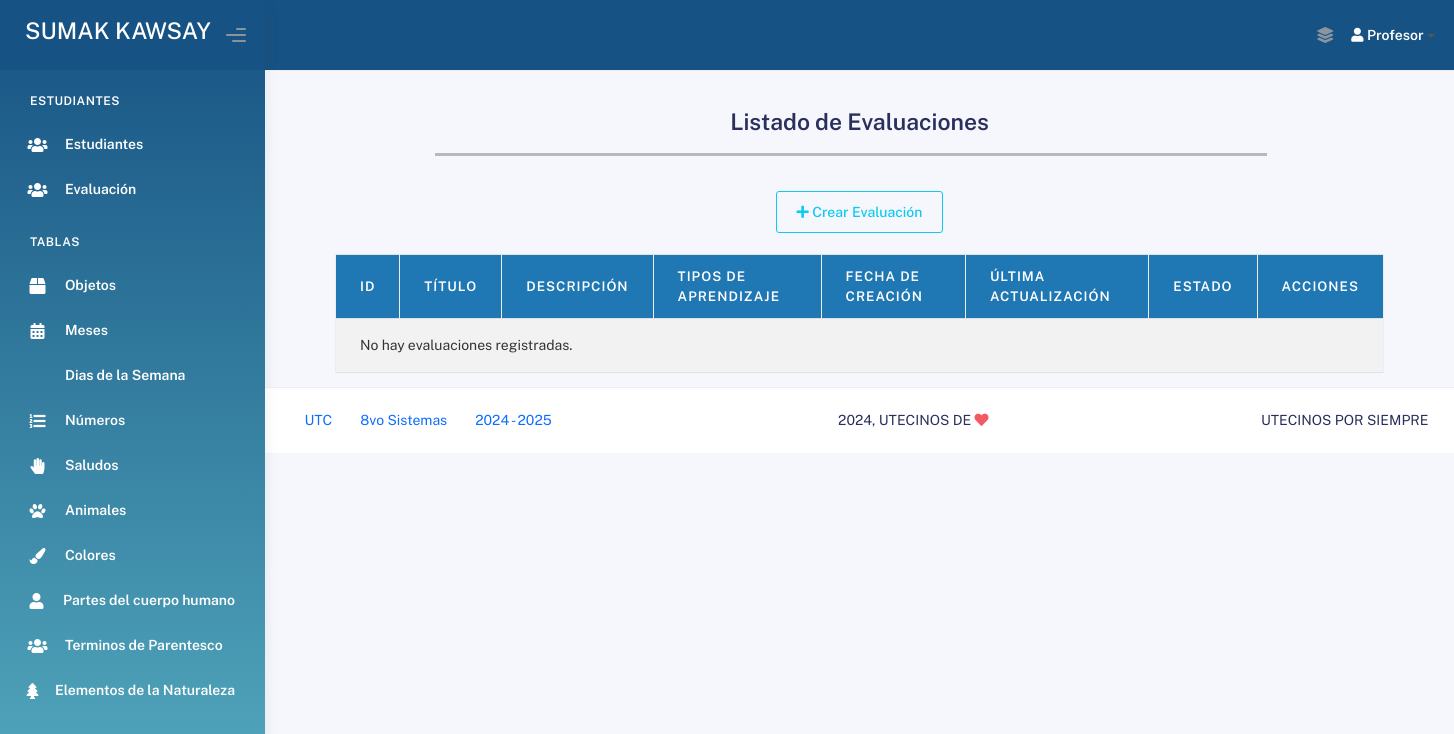
Page /evaluacion/ (signed in) on the earlier database version.
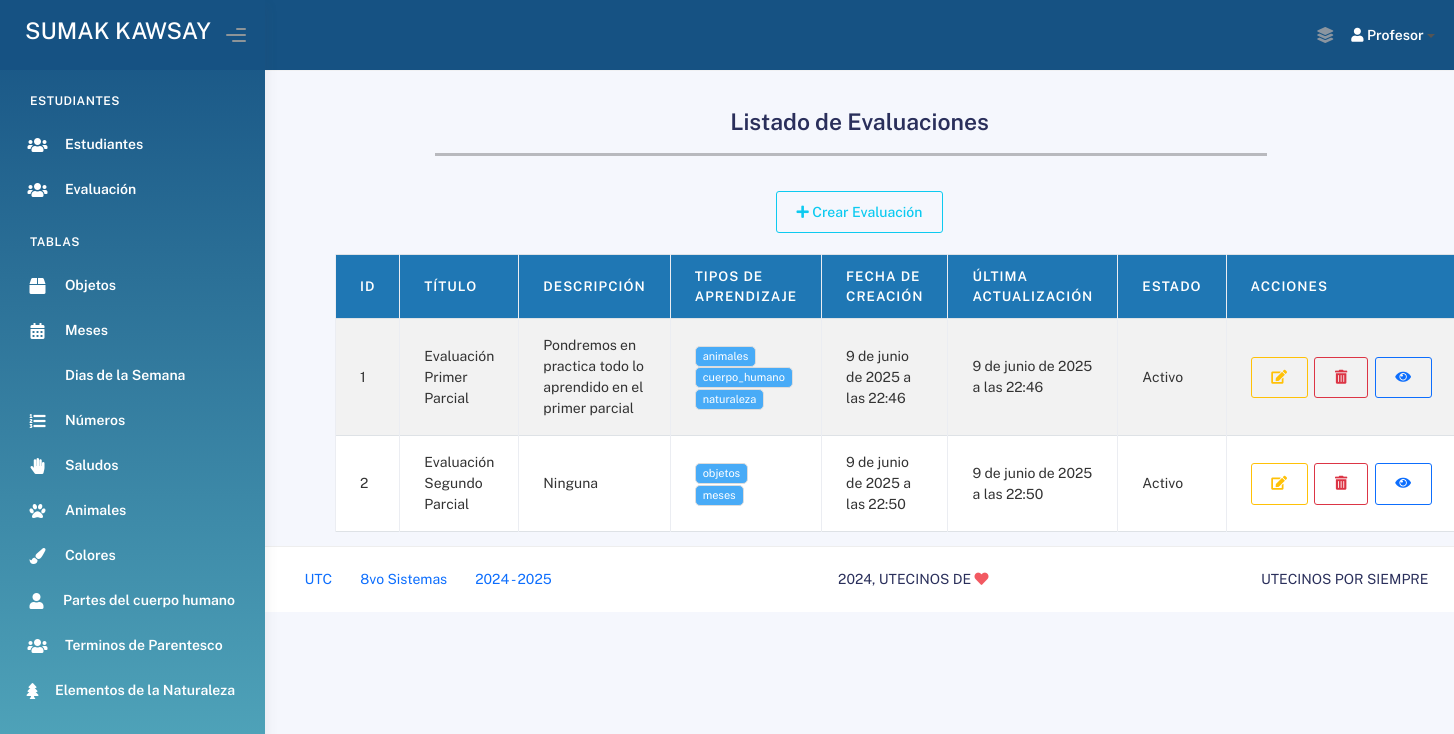
Same page on the later database version.
### Aplicaciones/Modulos/models.py (models this page shows, shortened)
class Evaluacion(models.Model):
    titulo_eva = models.CharField(max_length=200)
    descripcion_eva = models.TextField()
    estado_eva = models.BooleanField(default=True)
    tipo_aprendizaje_eva = models.TextField()  # Aquí guardaremos los tipos seleccionados como texto
    fecha_creacion_eva = models.DateTimeField(auto_now_add=True)
    fecha_actualizacion_eva = models.DateTimeField(auto_now=True)

### Aplicaciones/Modulos/views.py (the view)
# urls.py: path('evaluacion/', views.lista_evaluaciones, name='lista_evaluaciones'),
def lista_evaluaciones(request):
    if not request.session.get('profesor_id'):
        return redirect('login_profesor')
    evaluaciones = Evaluacion.objects.all()
    for eva in evaluaciones:
        eva.tipos_lista = [t.strip() for t in eva.tipo_aprendizaje_eva.split(",")] if eva.tipo_aprendizaje_eva else []
    return render(request, 'Administrador/Evaluaciones/lista_evaluacion.html', {'evaluaciones': evaluaciones})

### Aplicaciones/Modulos/templates/Administrador/Evaluaciones/lista_evaluacion.html (shortened to what this page needs)
{% extends 'plantillaAdmin.html' %}
{% block body %}
<br><br><br><br>
<div>
    <br>
    <div class="card-title text-center">
        <h3><b>Listado de Evaluaciones</b></h3>
    </div>
</div>
<div style="width: 70%; margin-left: 170px;">
    <hr style="height: 3px; background-color: #000; border: none;">
</div>
<br>
<div class="text-center">
    <a href="{% url 'agregar_evaluacion' %}" class="btn btn-outline-info">
        <i class="fas fa-plus"></i> Crear Evaluación
    </a>
</div>
<br>
<div class="container" style="width: 90%;">
    <table class="table table-bordered table-striped table-hover" id="tbl-Evaluaciones">
        <thead>
            <tr>
                <th>ID</th>
                <th>Título</th>
                <th>Descripción</th>
                <th>Tipos de Aprendizaje</th>
                <th>Fecha de Creación</th>
                <th>Última Actualización</th>
                <th>Estado</th>
                <th>Acciones</th>
            </tr>
        </thead>
        <tbody>
            {% for eva in evaluaciones %}
                <tr>
                    <td>{{ eva.id }}</td>
                    <td>{{ eva.titulo_eva }}</td>
                    <td>{{ eva.descripcion_eva }}</td>
                    <td>
                        {% for tipo in eva.tipos_lista %}
                            <span class="badge bg-info">{{ tipo }}</span>
                        {% endfor %}
                    </td>
                    <td>{{ eva.fecha_creacion_eva }}</td>
                    <td>{{ eva.fecha_actualizacion_eva }}</td>
                    <td>{{ eva.estado_eva|yesno:"Activo,Inactivo" }}</td>
                    <td>
                        <div style="display: flex;">
                            <a href="" class="btn btn-outline-warning btn-circle" title="Editar Evaluación">
                                <i class="fas fa-edit"></i>
                            </a>
                            <a href="" class="btn btn-outline-danger" onclick="return confirm('¿Deseas eliminar esta evaluación?')">
                                <i class="fas fa-trash-alt"></i>
                            </a>
                            <a href="{% url 'mostrar_evaluacion' eva.id %}" class="btn btn-outline-primary" title="Ver Evaluación">
                                <i class="fas fa-eye"></i>
                            </a>
                        </div>
                    </td>
                </tr>
            {% empty %}
                <tr>
                    <td colspan="8">No hay evaluaciones registradas.</td>
                </tr>
            {% endfor %}
        </tbody>
    </table>
</div>
{% endblock %}

Differences in the rows shown:
added Evaluacion: id "1", titulo_eva "Evaluación Primer Parcial", descripcion_eva "Pondremos en practica todo lo aprendido en el primer parcial", tipos_lista "animales" "cuerpo_humano" "naturaleza", fecha_creacion_eva "9 de junio de 2025 a las 22:46", fecha_actualizacion_eva "9 de junio de 2025 a las 22:46", estado_eva "Activo"
added Evaluacion: id "2", titulo_eva "Evaluación Segundo Parcial", descripcion_eva "Ninguna", tipos_lista "objetos" "meses", fecha_creacion_eva "9 de junio de 2025 a las 22:50", fecha_actualizacion_eva "9 de junio de 2025 a las 22:50", estado_eva "Activo"
Other differences:
text no longer shown: "No hay evaluaciones registradas."
